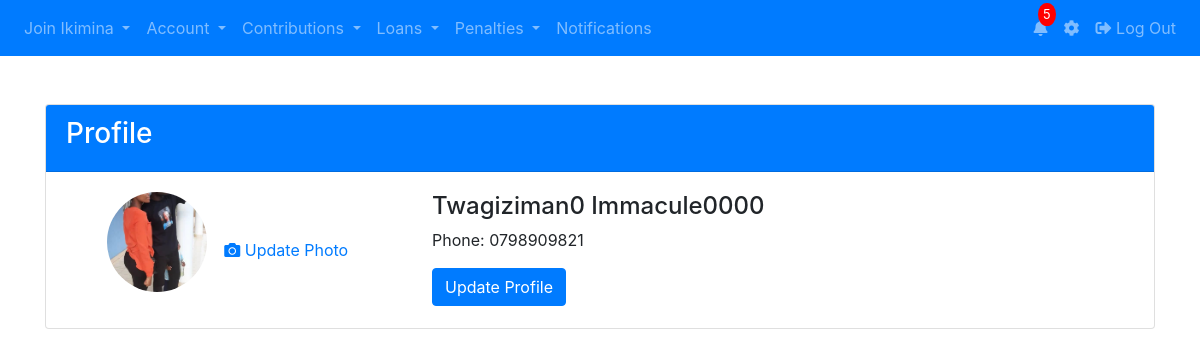
/profile.php (signed in), run on the app's committed database.
### tables this page shows
CREATE TABLE `users` (
  `id` int(11) NOT NULL,
  `firstname` varchar(50) NOT NULL,
  `lastname` varchar(50) NOT NULL,
  `phone_number` varchar(15) NOT NULL,
  `idno` varchar(50) NOT NULL,
  `idnotype` varchar(50) NOT NULL,
  `idno_picture` varchar(255) NOT NULL,
  `behalf_name` varchar(30) NOT NULL,
  `behalf_phone_number` varchar(30) NOT NULL,
  `password` varchar(255) NOT NULL,
  `image` varchar(255) NOT NULL,
  `otp` int(11) DEFAULT 0,
  `verified` tinyint(4) NOT NULL DEFAULT 0,
  `otp_used` tinyint(1) NOT NULL DEFAULT 0,
  `otp_login` int(11) NOT NULL DEFAULT 0,
  `otp_forgot` int(11) NOT NULL,
  `otp_behalf` int(11) NOT NULL,
  `otp_behalf_used` tinyint(1) NOT NULL,
  `terms` tinyint(1) DEFAULT 0,
  `created_at` timestamp NOT NULL DEFAULT current_timestamp(),
  `updated_at` timestamp NOT NULL DEFAULT current_timestamp() ON UPDATE current_timestamp()
);

### profile.php (the view, shortened to what this page needs)
<?php
require 'config.php';
$user_id = $_SESSION['user_id'];
$stmt = $pdo->prepare("SELECT firstname, lastname, phone_number, image FROM users WHERE id = :id");
$stmt->bindParam(':id', $user_id);
$stmt->execute();
$user = $stmt->fetch(PDO::FETCH_ASSOC);
$user_name = htmlspecialchars($user['firstname'] . ' ' . $user['lastname']);
$phone_number = htmlspecialchars($user['phone_number']);
$user_image = !empty($user['image']) ? htmlspecialchars($user['image']) : 'default.jpg';
$total_notifications = 5;
?>
<!DOCTYPE html>
<html lang="en">
<head>
    <link rel="stylesheet" href="https://stackpath.bootstrapcdn.com/bootstrap/4.5.2/css/bootstrap.min.css">
    <link rel="stylesheet" href="https://cdnjs.cloudflare.com/ajax/libs/font-awesome/5.15.4/css/all.min.css">
</head>
<body>
    <nav class="navbar navbar-expand-lg navbar-dark bg-primary">
        <div class="collapse navbar-collapse" id="navbarNav">
        <ul class="navbar-nav mr-auto">
                <li class="nav-item dropdown">
                    <a class="nav-link dropdown-toggle" href="#" id="paymentsDropdown" role="button" data-toggle="dropdown" aria-haspopup="true" aria-expanded="false">
                        Join Ikimina
                    </a>
                </li>
                <li class="nav-item dropdown">
                    <a class="nav-link dropdown-toggle" href="#" id="accountDropdown" role="button" data-toggle="dropdown" aria-haspopup="true" aria-expanded="false">
                        Account
                    </a>
                </li>
                <li class="nav-item dropdown">
                    <a class="nav-link dropdown-toggle" href="#" id="contributionsDropdown" role="button" data-toggle="dropdown" aria-haspopup="true" aria-expanded="false">
                        Contributions
                    </a>
                </li>
                <li class="nav-item dropdown">
                    <a class="nav-link dropdown-toggle" href="#" id="loansDropdown" role="button" data-toggle="dropdown" aria-haspopup="true" aria-expanded="false">
                        Loans
                    </a>
                </li>
                <li class="nav-item dropdown">
                    <a class="nav-link dropdown-toggle" href="#" id="penaltiesDropdown" role="button" data-toggle="dropdown" aria-haspopup="true" aria-expanded="false">
                        Penalties
                    </a>
                </li>
                <li class="nav-item">
                    <a class="nav-link" href="#">Notifications</a>
                </li>
            </ul>
            <ul class="navbar-nav ml-auto">
                <li class="nav-item">
                    <a class="nav-link position-relative" href="#"><i class="fas fa-bell"></i>
                        <span class="notification-badge"><?php echo $total_notifications; ?></span>
                    </a>
                </li>
                <li class="nav-item">
                    <a class="nav-link" href="#"><i class="fas fa-cog"></i></a>
                </li>
                <li class="nav-item">
                    <a class="nav-link" href="#" onclick="confirmLogout()"><i class="fas fa-sign-out-alt"></i> Log Out</a>
                </li>
            </ul>
        </div>
    </nav>
    <div class="container mt-5">
        <div class="card">
            <div class="card-header bg-primary text-white">
                <h3>Profile</h3>
            </div>
            <div class="card-body">
                <div class="row">
                    <div class="col-md-4 text-center">
                        <img src="<?php echo $user_image; ?>" alt="Profile Picture" class="rounded-circle mb-3" width="100" height="100" onclick="openModal('<?php echo $user_image; ?>')">
                        <button class="btn btn-link" data-toggle="modal" data-target="#uploadImageModal"><i class="fas fa-camera"></i> Update Photo</button>
                    </div>
                    <div class="col-md-8">
                        <h4><?php echo $user_name; ?></h4>
                        <p>Phone: <?php echo $phone_number; ?></p>
                        <button class="btn btn-primary" id="updateProfileBtn" data-toggle="modal" data-target="#updateProfileModal">Update Profile</button>
                    </div>
                </div>
            </div>
        </div>
    </div>
</body>
</html>

### profile.php (style rules this page uses)
.notification-badge { position: absolute; top: -5px; right: -0px; background-color: red; color: white; border-radius: 50%; padding: 2px 5px; font-size: 0.80rem; }

### data on the page
users: image (picture), user_name "Twagiziman0 Immacule0000", phone_number "0798909821"

### other printed values
$total_notifications "5"
